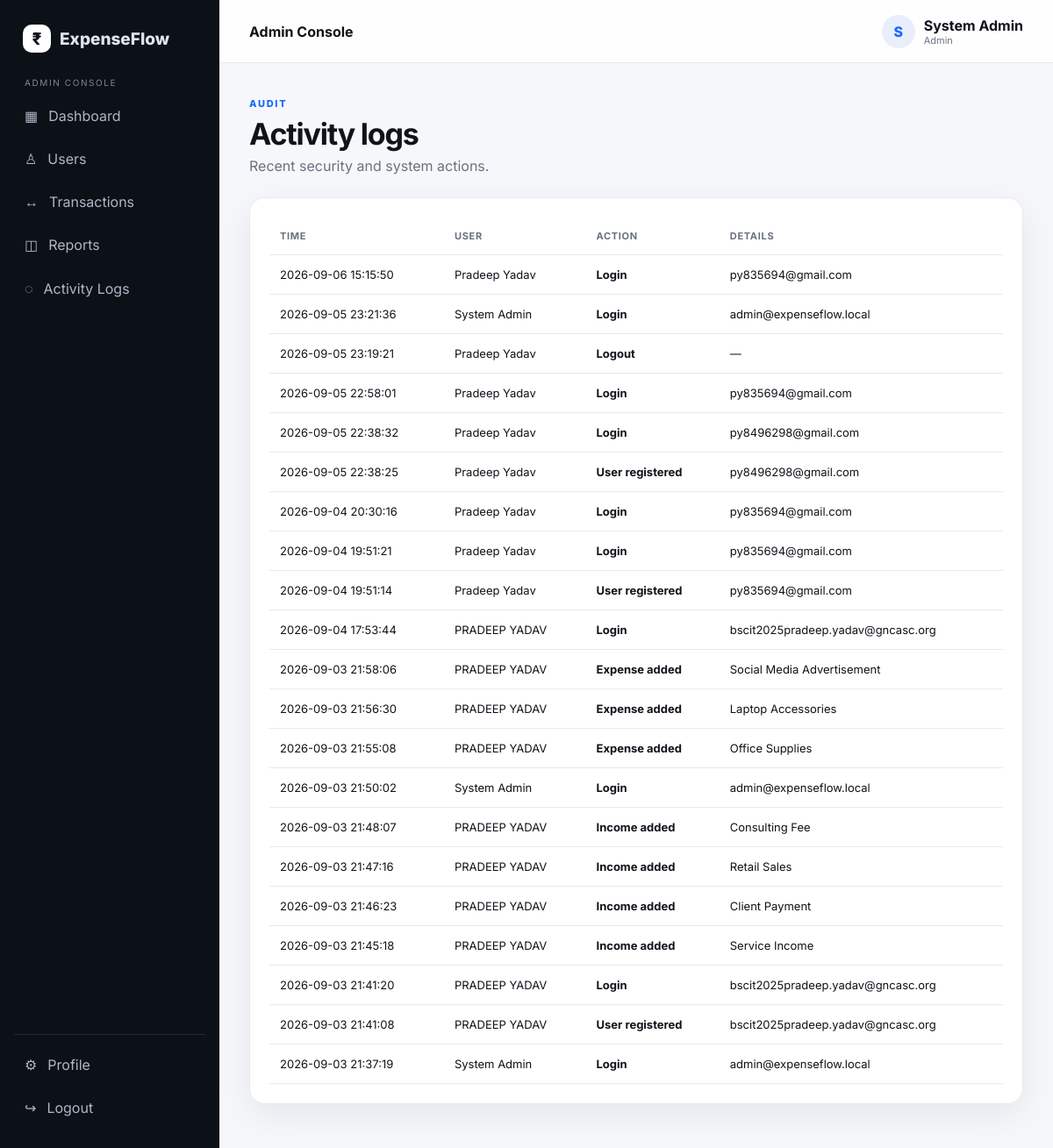
The page /admin/logs (signed in) on the database its author committed.
### tables this page shows
CREATE TABLE users(
      id INTEGER PRIMARY KEY AUTOINCREMENT, name TEXT NOT NULL,
      email TEXT UNIQUE NOT NULL, password TEXT NOT NULL,
      role TEXT NOT NULL DEFAULT 'user', active INTEGER NOT NULL DEFAULT 1,
      created_at TEXT NOT NULL);

CREATE TABLE activity_logs(
      id INTEGER PRIMARY KEY AUTOINCREMENT, user_id INTEGER,
      action TEXT NOT NULL, details TEXT, created_at TEXT NOT NULL,
      FOREIGN KEY(user_id) REFERENCES users(id) ON DELETE SET NULL);

### app.py (the view)
@app.get('/admin/logs')
@admin_required
def admin_logs():
    c=db(); rows=c.execute('SELECT l.*,u.name FROM activity_logs l LEFT JOIN users u ON u.id=l.user_id ORDER BY l.id DESC LIMIT 200').fetchall(); c.close(); return render_template('admin_logs.html',rows=rows)

### app.py (called while the page is built)
def db():
    c = sqlite3.connect(DATABASE)
    c.row_factory = sqlite3.Row
    c.execute('PRAGMA foreign_keys = ON')
    return c

def login_required(f):
    @wraps(f)
    def w(*a,**kw):
        if not session.get('user_id'): flash('Please sign in first.','warning'); return redirect(url_for('home'))
        c=db(); u=c.execute('SELECT * FROM users WHERE id=?',(session['user_id'],)).fetchone(); c.close()
        if not u or not u['active']: session.clear(); flash('Your account is inactive.','danger'); return redirect(url_for('home'))
        return f(*a,**kw)
    return w

def admin_required(f):
    @wraps(f)
    @login_required
    def w(*a,**kw):
        if session.get('role')!='admin': abort(403)
        return f(*a,**kw)
    return w

def current_user():
    if not session.get('user_id'): return None
    c=db(); u=c.execute('SELECT id,name,email,role,active,created_at FROM users WHERE id=?',(session['user_id'],)).fetchone(); c.close(); return u

@app.context_processor
def inject():
    unread=0
    if session.get('user_id'):
        c=db(); unread=c.execute('SELECT COUNT(*) n FROM notifications WHERE user_id=? AND is_read=0',(session['user_id'],)).fetchone()['n']; c.close()
    return {'current_user':current_user(),'unread_notifications':unread,'year':datetime.now().year}

### templates/admin_logs.html
{% extends 'base.html' %}{% block title %}Activity Logs — ExpenseFlow{% endblock %}{% block content %}<div
    class="page-head reveal">
    <div><span class="eyebrow">AUDIT</span>
        <h1>Activity logs</h1>
        <p>Recent security and system actions.</p>
    </div>
</div>
<div class="panel reveal">
    <div class="table-wrap">
        <table>
            <thead>
                <tr>
                    <th>Time</th>
                    <th>User</th>
                    <th>Action</th>
                    <th>Details</th>
                </tr>
            </thead>
            <tbody>{% for r in rows %}<tr>
                    <td>{{r.created_at}}</td>
                    <td>{{r.name or 'System'}}</td>
                    <td><b>{{r.action}}</b></td>
                    <td>{{r.details or '—'}}</td>
                </tr>{% endfor %}</tbody>
        </table>
    </div>
</div>{% endblock %}

### templates/base.html (shortened to what this page needs)
<!doctype html>
<html lang="en">
<head>
    <link rel="stylesheet" href="{{url_for('static',filename='style.css')}}">
</head>
<body>
    <div class="app-shell">
        <aside class="sidebar" id="sidebar"><a class="brand"
                href="{{url_for('admin_dashboard' if session.get('role')=='admin' else 'dashboard')}}"><span
                    class="brand-mark">₹</span><span>ExpenseFlow</span></a>
            <div class="side-label">{{'ADMIN CONSOLE' if session.get('role')=='admin' else 'WORKSPACE'}}</div>
            <nav>
                {% if session.get('role')=='admin' %}<a href="{{url_for('admin_dashboard')}}">▦
                    <span>Dashboard</span></a><a href="{{url_for('admin_users')}}">♙ <span>Users</span></a><a
                    href="{{url_for('admin_transactions')}}">↔ <span>Transactions</span></a><a
                    href="{{url_for('admin_reports')}}">◫ <span>Reports</span></a><a href="{{url_for('admin_logs')}}">◌
                    <span>Activity Logs</span></a>
                        {% endif %}</nav>
            <div class="side-bottom"><a href="{{url_for('profile')}}">⚙ <span>Profile</span></a><a
                    href="{{url_for('logout')}}">↪ <span>Logout</span></a></div>
        </aside>
        <main class="main">
            <header class="topbar"><button class="icon-btn mobile-only" id="menuBtn">☰</button>
                <div class="top-title">{{'Admin Console' if session.get('role')=='admin' else 'Financial Workspace'}}
                </div>
                <div class="top-user">
                    <div class="avatar">{{(session.get('user_name','U')[0]).upper()}}</div>
                    <div>
                        <strong>{{session.get('user_name','User')}}</strong><small>{{session.get('role','user')|capitalize}}</small>
                    </div>
                </div>
            </header>
            <div class="content">
                    {% block content %}{% endblock %}
            </div>
        </main>
    </div>
</body>
</html>

### static/style.css (style rules this page uses)
:root { --bg: #f6f7fb; --panel: #fff; --text: #10131a; --muted: #697180; --line: #e7e9ee; --accent: #1769ff; --accent2: #0d49c7; --danger: #d9415d; --shadow: 0 12px 40px rgba(16, 19, 26, .07); --radius: 18px }
* { box-sizing: border-box }
html { scroll-behavior: smooth }
body { margin: 0; font-family: Inter, system-ui, sans-serif; background: var(--bg); color: var(--text) }
a { text-decoration: none; color: inherit }
.app-shell { display: flex; min-height: 100vh }
.sidebar { width: 250px; background: #0c1017; color: #dfe5ef; padding: 24px 16px; position: fixed; inset: 0 auto 0 0; display: flex; flex-direction: column; z-index: 20 }
.brand { display: flex; align-items: center; gap: 10px; font-size: 19px; font-weight: 800; padding: 4px 10px 28px }
.brand-mark { width: 32px; height: 32px; border-radius: 10px; background: #fff; color: #0c1017; display: grid; place-items: center; font-weight: 800 }
.side-label { font-size: 10px; letter-spacing: 1.6px; color: #7e8796; padding: 0 12px 10px }
.sidebar nav, .side-bottom { display: grid; gap: 5px }
.sidebar nav a, .side-bottom a { padding: 12px; border-radius: 11px; color: #aeb7c7; display: flex; gap: 12px; align-items: center; transition: .2s }
.side-bottom { margin-top: auto; border-top: 1px solid #222936; padding-top: 12px }
.main { margin-left: 250px; min-width: 0; flex: 1 }
.topbar { height: 72px; background: rgba(255, 255, 255, .86); backdrop-filter: blur(14px); border-bottom: 1px solid var(--line); display: flex; align-items: center; padding: 0 34px; position: sticky; top: 0; z-index: 10 }
.top-title { font-weight: 700 }
.top-user { margin-left: auto; display: flex; gap: 10px; align-items: center }
.top-user small { display: block; color: var(--muted); font-size: 11px }
.avatar { width: 38px; height: 38px; border-radius: 50%; background: #e9eefc; display: grid; place-items: center; font-weight: 800; color: #1769ff }
.content { max-width: 1400px; margin: auto; padding: 34px }
.page-head { display: flex; justify-content: space-between; gap: 20px; align-items: end; margin-bottom: 26px }
.eyebrow { font-size: 11px; letter-spacing: 1.7px; font-weight: 800; color: #1769ff }
.page-head h1 { font-size: 34px; letter-spacing: -1.2px; margin: 6px 0 }
.page-head p, .panel-head p, .form-card>p { color: var(--muted); margin: 0 }
.stat, .panel { background: var(--panel); border: 1px solid var(--line); border-radius: var(--radius); box-shadow: var(--shadow) }
.panel { padding: 22px; margin-bottom: 16px }
.table-wrap { overflow: auto }
table { width: 100%; border-collapse: collapse; min-width: 720px }
th, td { text-align: left; padding: 14px 12px; border-bottom: 1px solid var(--line); font-size: 13px }
th { font-size: 11px; text-transform: uppercase; letter-spacing: .7px; color: var(--muted) }
.reveal { animation: fadeUp .5s both }
.reveal:nth-child(2) { animation-delay: .04s }

### rows shown on the page
users: get "System Admin", get "Admin"
activity_logs: created_at "2026-09-06 15:15:50", name "Pradeep Yadav", action "Login", details "py835694@gmail.com"
activity_logs: created_at "2026-09-05 23:21:36", name "System Admin", action "Login", details "admin@expenseflow.local"
activity_logs: created_at "2026-09-05 23:19:21", name "Pradeep Yadav", action "Logout", details "—"
activity_logs: created_at "2026-09-05 22:58:01", name "Pradeep Yadav", action "Login", details "py835694@gmail.com"
activity_logs: created_at "2026-09-05 22:38:32", name "Pradeep Yadav", action "Login", details "py8496298@gmail.com"
activity_logs: created_at "2026-09-05 22:38:25", name "Pradeep Yadav", action "User registered", details "py8496298@gmail.com"
activity_logs: created_at "2026-09-04 20:30:16", name "Pradeep Yadav", action "Login", details "py835694@gmail.com"
activity_logs: created_at "2026-09-04 19:51:21", name "Pradeep Yadav", action "Login", details "py835694@gmail.com"
activity_logs: created_at "2026-09-04 19:51:14", name "Pradeep Yadav", action "User registered", details "py835694@gmail.com"
activity_logs: created_at "2026-09-04 17:53:44", name "PRADEEP YADAV", action "Login", details "bscit2025pradeep.yadav@gncasc.org"
activity_logs: created_at "2026-09-03 21:58:06", name "PRADEEP YADAV", action "Expense added", details "Social Media Advertisement"
activity_logs: created_at "2026-09-03 21:56:30", name "PRADEEP YADAV", action "Expense added", details "Laptop Accessories"
activity_logs: created_at "2026-09-03 21:55:08", name "PRADEEP YADAV", action "Expense added", details "Office Supplies"
activity_logs: created_at "2026-09-03 21:50:02", name "System Admin", action "Login", details "admin@expenseflow.local"
activity_logs: created_at "2026-09-03 21:48:07", name "PRADEEP YADAV", action "Income added", details "Consulting Fee"
activity_logs: created_at "2026-09-03 21:47:16", name "PRADEEP YADAV", action "Income added", details "Retail Sales"
activity_logs: created_at "2026-09-03 21:46:23", name "PRADEEP YADAV", action "Income added", details "Client Payment"
activity_logs: created_at "2026-09-03 21:45:18", name "PRADEEP YADAV", action "Income added", details "Service Income"
activity_logs: created_at "2026-09-03 21:41:20", name "PRADEEP YADAV", action "Login", details "bscit2025pradeep.yadav@gncasc.org"
activity_logs: created_at "2026-09-03 21:41:08", name "PRADEEP YADAV", action "User registered", details "bscit2025pradeep.yadav@gncasc.org"
activity_logs: created_at "2026-09-03 21:37:19", name "System Admin", action "Login", details "admin@expenseflow.local"

### other values the page prints
{{ 'ADMIN CONSOLE' if session.get('role')=='admin' else 'WORKSPACE' }} "ADMIN CONSOLE"
{{ (session.get('user_name','U')[0]).upper() }} "S"
